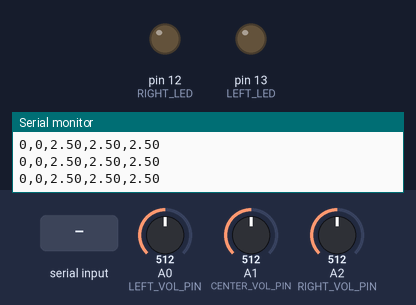
Bench run of a sketch on a simulated Arduino Uno, built with avr-gcc and run on an emulated ATmega328P. Shown: output pins drawn as LEDs (lit = HIGH), the last lines printed to the serial monitor. The inputs (shaded band) are chosen by the test bench; at power-on: A0 (LEFT_VOL_PIN) = 512, A1 (CENTER_VOL_PIN) = 512, A2 (RIGHT_VOL_PIN) = 512.

Above: at 1.2 s.
1.3 s: "right_led_on\n" received over Serial
At 2.4 s:
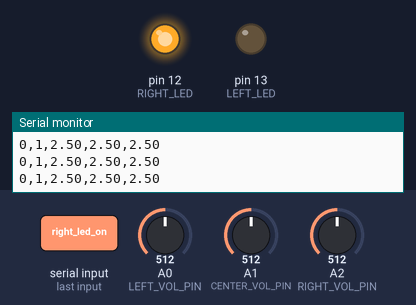
2.8 s: "left_led_on\n" received over Serial
At 3.5 s:
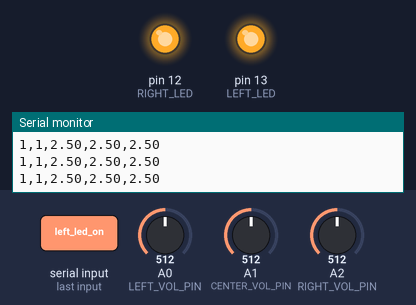
4.3 s: "right_led_off\n" received over Serial
At 5.3 s:
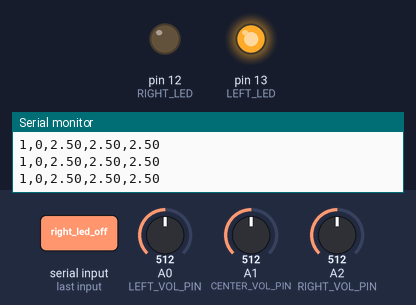
5.8 s: "left_led_off\n" received over Serial
At 6.3 s:
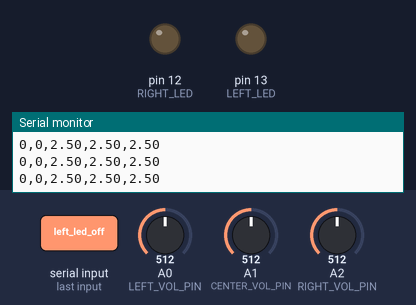
Timing chart, 0 to 8.8 s (numbered marks = the images above; inputs shaded):
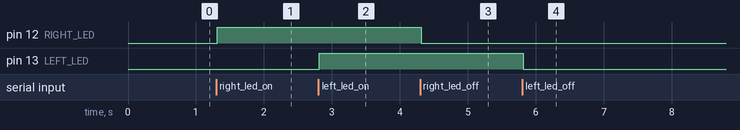

The sketch:

main.ino
```cpp
#define RIGHT_LED 12
#define LEFT_LED 13
#define LEFT_VOL_PIN A0
#define CENTER_VOL_PIN A1
#define RIGHT_VOL_PIN A2

int is_Right_LED_On = 0;
int is_Left_LED_On = 0;
float left_volt, center_volt, right_volt;

void setup()
{
    Serial.begin(9600);
    Serial.setTimeout(10);
    pinMode(RIGHT_LED, OUTPUT);
    pinMode(LEFT_LED, OUTPUT);
}

float getVoltage( int pin ){
    int value;
    float volt;

    value = analogRead( pin );

    volt = value * 5.0 / 1023.0;

    return volt;
}

void loop()
{
    // メッセージの受信
    String message = Serial.readStringUntil('\n');
    message.trim();

    // LEDの制御
    if (message == "right_led_on")
    {
        digitalWrite(RIGHT_LED, HIGH);
        is_Right_LED_On = 1;
    }
    else if (message == "right_led_off")
    {
        digitalWrite(RIGHT_LED, LOW);
        is_Right_LED_On = 0;
    }
    else if (message == "left_led_on")
    {
        digitalWrite(LEFT_LED, HIGH);
        is_Left_LED_On = 1;
    }
    else if (message == "left_led_off")
    {
        digitalWrite(LEFT_LED, LOW);
        is_Left_LED_On = 0;
    };

    // 電圧の取得
    left_volt = getVoltage( LEFT_VOL_PIN );
    center_volt = getVoltage( CENTER_VOL_PIN );
    right_volt = getVoltage( RIGHT_VOL_PIN );

    // メッセージの送信
    Serial.print(is_Left_LED_On);
    Serial.print(",");
    Serial.print(is_Right_LED_On);
    Serial.print(",");
    Serial.print(center_volt);
    Serial.print(",");
    Serial.print(left_volt);
    Serial.print(",");
    Serial.println(right_volt);
}
```

Measured:
- after the input at 1.3 s, pin 12 (RIGHT_LED): LOW → HIGH at once
- after the input at 2.8 s, pin 13 (LEFT_LED): LOW → HIGH at once
- after the input at 4.3 s, pin 12 (RIGHT_LED): HIGH → LOW at once
- after the input at 5.8 s, pin 13 (LEFT_LED): HIGH → LOW at once
